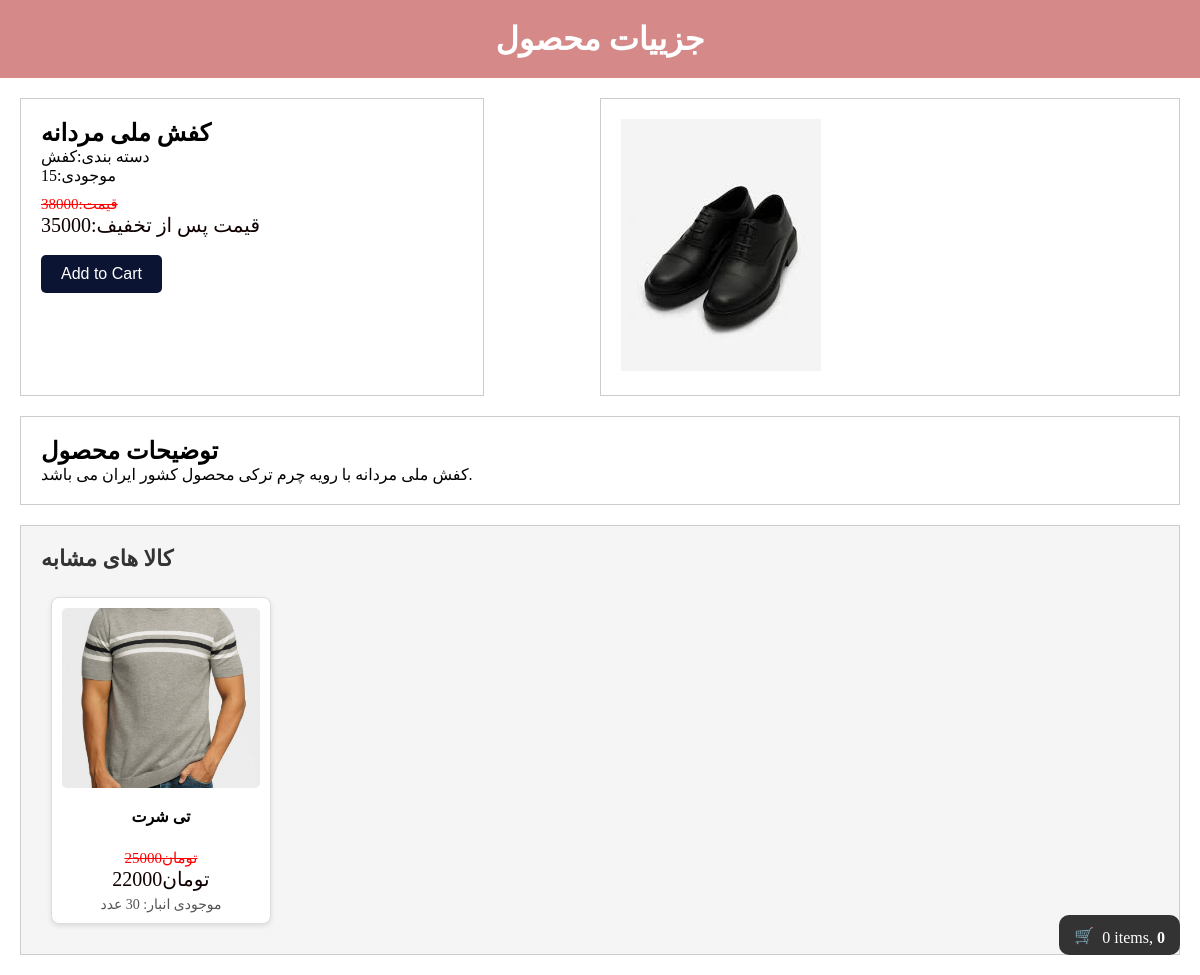
Screenshot of /product/2/meli-shoes with the database file from the repository.
### shop/models.py (models this page shows, shortened)
class Product(models.Model):
    category= models.ForeignKey(Category, on_delete=models.CASCADE,related_name='products', verbose_name='دسته بندی')
    name= models.CharField(max_length=100, verbose_name='نام')
    slug= models.SlugField(max_length=255, unique=True, verbose_name='اسلاگ')
    description= models.TextField(max_length=1200, verbose_name='توضیحات')
    inventory= models.PositiveIntegerField(verbose_name="موجودی")
    weight= models.PositiveIntegerField(default=0, verbose_name='وزن')
    price= models.PositiveIntegerField(verbose_name='قیمت')
    off= models.PositiveIntegerField(default=0,verbose_name='تخفیف')
    new_price= models.PositiveIntegerField(default=0,verbose_name='قیمت ئس از تخفیف')
    created= models.DateTimeField(auto_now_add=True, verbose_name='زمان ایحاد')
    updated= models.DateTimeField(auto_now=True, verbose_name='زمان بروزرسانی')
    class Meta:
        ordering= ['-created']
        indexes= [
            models.Index(fields=['id', 'slug']),
            models.Index(fields=['name']),
            models.Index(fields=['-created']),
        ]
        verbose_name ="محصول"
        verbose_name_plural = " محصولات"

class Category(models.Model):
    name= models.CharField(max_length=255, verbose_name='نام دسته بندی')
    slug = models.SlugField(max_length=255, unique=True)
    class Meta:
        ordering= ['-name']
        indexes= [
            models.Index(fields=['name']),
        ]
        verbose_name ="دسته بندی"
        verbose_name_plural = " دسته بندی ها"
    def __str__(self):
        return self.name

class Image(models.Model):
    product = models.ForeignKey(Product, on_delete=models.CASCADE, related_name='images', verbose_name="محصول")
    title = models.CharField(verbose_name="موضوع")
    image_field= models.ImageField(upload_to="image_of_product/", height_field=None, width_field=None, max_length=None)
    description = models.TextField(verbose_name="توضیحات")
    created = models.DateTimeField(verbose_name="ساخت", auto_now_add=True)
    class Meta:
        ordering = ['-created']
        indexes = [
            models.Index(fields= ['-created'])
        ]
        verbose_name = "عکس"
        verbose_name_plural = "عکس ها"

### shop/views.py (the view)
# urls.py: path('product/<int:id>/<slug:slug>', views.product_detail, name='product_detail'),
def product_detail(request, id, slug):
    product= get_object_or_404(Product, id=id, slug=slug)
    if 'مردانه' in product.description:
        gender_word= 'مردانه'
    elif 'زنانه' in product.description:
        gender_word= 'زنانه'
    else:
        gender_word= None
    if gender_word:
        similar_post= Product.objects.filter(description__icontains=gender_word).exclude(id=product.id)[:4]
    else:
        similar_post = Product.objects.none
    phone= request.session.get('phone')
    return render(request, 'shop/detail.html', {'product':product, 'phone':phone, 'similar_post':similar_post,})

### cart/cart.py (called while the page is built, shortened)
    def __len__(self):
        return sum(item['quantity'] for item in self.cart.values())

    def __iter__(self):
        product_ids = self.cart.keys()
        products = Product.objects.filter(id__in=product_ids)

    def get_total_price(self):
        return sum(item['total'] for item in self)

### cart/context_processor.py (called while the page is built)
def cart(request):
    return {'cart': Cart(request)}

### shop/templates/shop/detail.html (shortened to what this page needs)
{% extends  'parent/base.html' %}
{% load static %}
{% block content %}
    <div class="header">
        <h1>جزییات محصول</h1>
    </div>
    <div class="product-container">
        <div class="product-detail">
            <h2>{{product.name}}</h2>
            <p>دسته بندی:{{product.category}}</p>
            <p>موجودی:{{product.inventory}}</p>
            <div class="price">
                <span class="orginal-price">قیمت:{{ product.price }}</span>
                <br>
                <span class="discount-price">قیمت پس از تخفیف:{{ product.new_price }}</span>
            </div>
            <br>
            <button type="button" class="add-cart" id="add-cart">Add to Cart</button>
        </div>
        <div class="product-images">
            {% for img in product.images.all %}
                <img class="pic2" src="{{img.image_field.url}}">
            {% endfor %}
        </div>
    </div>
    <div class="product-description">
        <h2>توضیحات محصول</h2>
        <p>{{product.description}}</p>
    </div>
    <div class="product-similar">
        <h2>کالا های مشابه</h2>
        {% for product in similar_post  %}
            <div class="product-similar-info">
                <img src= {{ product.images.first.image_field.url }} class="pic2">
                <h5>{{ product.name }}</h5>
                <br>
                <span class="orginal-price"> تومان{{ product.price }}</span>
                <br>
                <span class="discount-price">تومان{{ product.new_price }}</span>
                <p>موجودی انبار: {{ product.inventory }} عدد</p>
            </div>
        {% empty %}
            <p>محصول مشابهی وجود ندارد</p>
        {% endfor %}
    </div>
{% endblock %}

### shop/static/css/base.css (style rules this page uses)
.header { text-align: center; padding: 20px; color: #fff; background-color: #d68989; }
.price { position: relative; margin-top: 10px; }
.orginal-price { text-decoration: line-through; color: red; font-size: 15px; }
.discount-price { color: rgb(16, 1, 1); font-size: 20px; }
.product-container { display: flex; justify-content: space-between; margin: 20px; }
.product-detail { width: 40%; padding: 20px; box-sizing: border-box; border: 1px solid #ccc; }
.product-images { width: 50%; padding: 20px; box-sizing: border-box; border: 1px solid #ccc; }
.product-description { clear:both; margin: 20px; padding: 20px; box-sizing: border-box; border: 1px solid #ccc; }
.product-detail button#add-cart { width: auto; max-width: 200px; padding: 10px 20px; font-size: 16px; background-color: #0c1433; color: #fff; border: none; border-radius: 5px; cursor: pointer; align-self: flex-start; }
.product-similar { margin: 20px; padding: 20px; border: 1px solid #ccc; box-sizing: border-box; background-color: #f5f5f5; }
.product-similar h2 { margin-bottom: 15px; font-size: 22px; color: #333; text-align: left; }
.product-similar-info { display: inline-block; width: 220px; margin: 10px; padding: 10px; border: 1px solid #ddd; border-radius: 8px; text-align: center; background-color: #fff; box-shadow: 0 2px 5px rgba(0,0,0,0.1); vertical-align: top; }
.product-similar-info img { width: 100%; height: 180px; object-fit: cover; border-radius: 5px; margin-bottom: 10px; }
.product-similar-info h5 { font-size: 16px; margin: 5px 0; color: #000; }
.product-similar-info p { margin-top: 5px; font-size: 14px; color: #555; }
* { margin: 0; padding: 0; box-sizing: border-box; }
html { font-size: 16px; }
body { overflow-x: hidden; }
img { max-width: 100%; height: auto; }

### rows the page displays
Product: name "کفش ملی مردانه", category "کفش", inventory "15", price "38000", new_price "35000", description "کفش ملی مردانه با رویه چرم ترکی محصول کشور ایران می باشد."
Image: image_field (picture)
Product: images.first.image_field (picture), name "تی شرت", price "25000", new_price "22000"

### other values shown
{{ item_count }} "0"
{{ cart.get_total_price }} "0"
